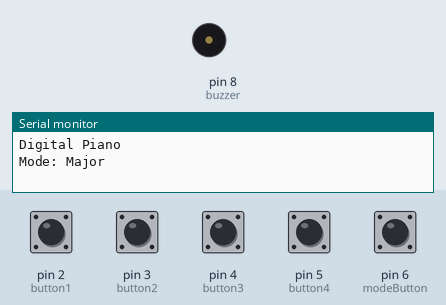
Recording of a sketch running on a simulated Arduino Uno, built with avr-gcc and run on an emulated ATmega328P. Parts: buzzer (waves = sounding), the last lines printed to the serial monitor. The test bench sets the inputs (shaded band); at power-on: pin 2 (button1), pin 3 (button2), pin 4 (button3), pin 5 (button4), pin 6 (modeButton) HIGH.

Above: at 1.2 s.
1.3 s: pin 6 (modeButton) pulled LOW for 0.15 s
2.9 s: pin 2 (button1) pulled LOW for 0.15 s
At 2.97 s:
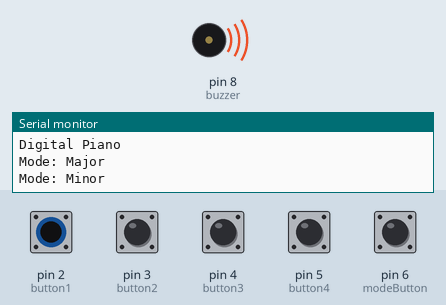
Timing chart, 0 to 5.9 s (numbered marks = the images above; inputs shaded):
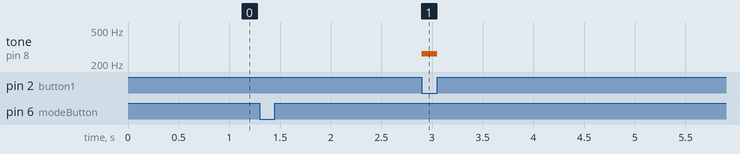

Measured:
- after the input at 2.9 s, tone on pin 8 (buzzer): silent → 262 Hz at once, → silent 0.15 s later

The sketch:

digital_piano.ino
```cpp
/*
-------------------------------------------------------
Project: Digital Piano using Passive Buzzer
Author: Swarnava Dey
Date: 6-07-2026

Description:
- Four push buttons play musical notes.
- Pressing a button plays the assigned note.
- Releasing the button stops the sound.
- Pressing any two note buttons together plays
  Sol (392 Hz) as a chord substitute.
- A fifth button toggles between Major and Minor
  scales.
-------------------------------------------------------
*/

const int buzzer = 8;

const int button1 = 2;
const int button2 = 3;
const int button3 = 4;
const int button4 = 5;
const int modeButton = 6;

// Major Scale
int majorScale[] = {262, 294, 330, 349};

// Minor Scale
int minorScale[] = {262, 294, 311, 349};

bool majorMode = true;
bool lastModeState = HIGH;

void setup() {

  pinMode(button1, INPUT_PULLUP);
  pinMode(button2, INPUT_PULLUP);
  pinMode(button3, INPUT_PULLUP);
  pinMode(button4, INPUT_PULLUP);
  pinMode(modeButton, INPUT_PULLUP);

  pinMode(buzzer, OUTPUT);

  Serial.begin(9600);

  Serial.println("Digital Piano");
  Serial.println("Mode: Major");
}

void loop() {

  // -------- Toggle Scale --------
  bool modeState = digitalRead(modeButton);

  if (lastModeState == HIGH && modeState == LOW) {

    majorMode = !majorMode;

    if (majorMode)
      Serial.println("Mode: Major");
    else
      Serial.println("Mode: Minor");

    delay(200);
  }

  lastModeState = modeState;

  // -------- Read Buttons --------
  bool b1 = digitalRead(button1) == LOW;
  bool b2 = digitalRead(button2) == LOW;
  bool b3 = digitalRead(button3) == LOW;
  bool b4 = digitalRead(button4) == LOW;

  int pressed = b1 + b2 + b3 + b4;

  // Two or more buttons pressed
  if (pressed >= 2) {

    tone(buzzer, 392);

  }

  else if (b1) {

    tone(buzzer, majorMode ? majorScale[0] : minorScale[0]);

  }

  else if (b2) {

    tone(buzzer, majorMode ? majorScale[1] : minorScale[1]);

  }

  else if (b3) {

    tone(buzzer, majorMode ? majorScale[2] : minorScale[2]);

  }

  else if (b4) {

    tone(buzzer, majorMode ? majorScale[3] : minorScale[3]);

  }

  else {

    noTone(buzzer);

  }

}
```
